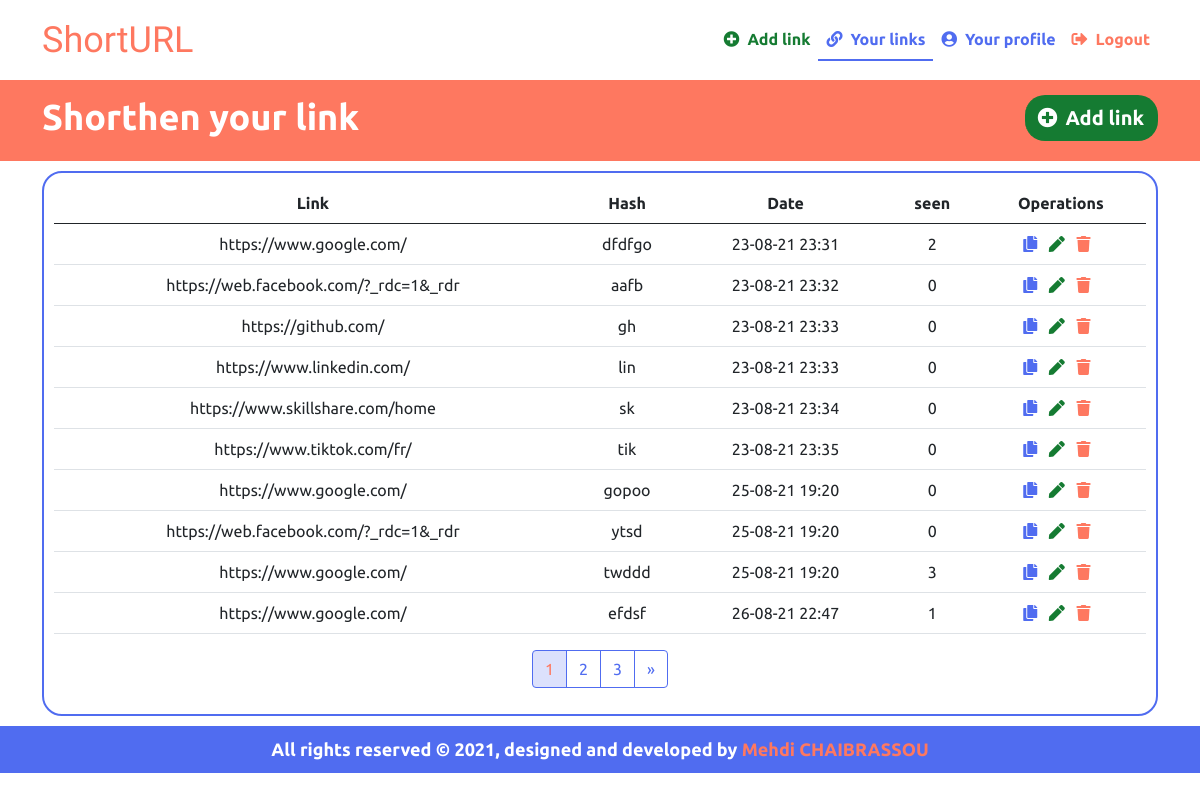
Page /links/ (signed in) on the committed database.
### shorthen/models.py (models this page shows)
class UrlWithAccount(models.Model):
    url = models.URLField(max_length=255)
    shorthen_link_id = models.CharField(max_length=255,unique=True)
    date = models.DateTimeField(auto_now_add=True)
    seen = models.IntegerField(default=0)
    user = models.ForeignKey(User,on_delete=models.CASCADE)

### shorthen/views.py (the view)
# urls.py: path('links/',views.YourLinks,name="your_links"),
@login_required
def YourLinks(request):
    current_user = request.user
    links = UrlWithAccount.objects.filter(user=current_user)
    paginator = Paginator(links, 10)
    page_number = request.GET.get('page')
    page_obj = paginator.get_page(page_number)
    context={'links':page_obj,'yourLinksActive':'color-text-second_active'}
    return render(request,'pages/your_links.html',context)

### templates/pages/your_links.html (shortened to what this page needs)
{% extends '../models/base.html' %}
{% block content %}
<div class="bg-main">
  <div class="container">
    <div class="createLinkover">
      <div class="row">
        <div class="col-sm-6">
          <h1>Shorthen your link</h1>
        </div>
        <div class="col-sm-6 text-end">
          <a class="btn btn_add" href="{% url 'index' %}"><i class="fas fa-plus-circle me-2"></i>Add link</a>
        </div>
      </div>
    </div>
  </div>
</div>
<div class="">
  <div class="container">
    <div class="yourlink_table table-responsive">
      <table class="table table-hover text-center">
        <thead>
          <tr>
            <th>Link</th>
            <th>Hash</th>
            <th>Date</th>
            <th>seen</th>
            <th>Operations</th>
          </tr>
        </thead>
        <tbody>
          {% for link in links %}
          <tr>
            <td>{{ link.url }}</td>
            <td>{{ link.shorthen_link_id }}</td>
            <td>{{ link.date|date:"d-m-y H:i" }}</td>
            <td>{{ link.seen }}</td>
            <td>
              <a id="{{link.shorthen_link_id}}" onclick="return copyLink('{{link.shorthen_link_id}}')"
                class="btn_copy"><i class="fas fa-copy me-2"></i></a>
              <a href="{% url 'update_link' id=link.id %}" class="btn_update"><i class="fas fa-pen me-2"></i></a>
              <a href="#box{{link.shorthen_link_id}}" class="btn_delete" data-bs-toggle="modal" role="button"><i
                  class="fas fa-trash me-2"></i></a>
    </div>
    </td>
    </tr>
    {% empty %}
    <div class="alert alert-success border" role="alert">
      You don't have a links
    </div>
    {% endfor %}
    <nav class="w-100">
      <ul class="pagination d-flex justify-content-center">
        {% for i in links.paginator.page_range %}
          {% if links.number == i %}
          <li class="page-item"><a class="page-link selected" href="?page={{ i }}">{{ i }}</a></li>
          {% elif i > links.number|add:'-5' and i < links.number|add:'5' %}
          <li class="page-item"><a class="page-link" href="?page={{ i }}">{{i}}</a></li>
          {% endif %}
        {% endfor %}
        {% if links.has_next %}
        <li class="page-item">
          <a class="page-link" href="?page={{ links.next_page_number }}" aria-label="Next">
            <span aria-hidden="true">&raquo;</span>
          </a>
        </li>
        {% endif %}
      </ul>
    </nav>
{% load static %}
{% endblock %}

### templates/models/base.html (shortened to what this page needs)
{% load static %}
<!doctype html>
<html lang="en">
<head>
    <link rel="stylesheet" href="https://cdnjs.cloudflare.com/ajax/libs/font-awesome/5.15.4/css/all.min.css"
 />
    <link href="https://cdn.jsdelivr.net/npm/bootstrap@5.1.0/dist/css/bootstrap.min.css" rel="stylesheet"
>
    <link href="{% static 'style.css' %}" rel="stylesheet" />
</head>
<body>
    {% include '../components/navbar.html' %}
    {% block content %}
    {% endblock %}
    {% include '../components/footer.html' %}
</body>
</html>

### templates/components/navbar.html (shortened to what this page needs)
<nav class="navbar navbar-expand-lg navbar-light bg-whith">
    <div class="container">
        <a class="navbar-brand" href="{% url 'index' %}">ShortURL</a>
        <div class="collapse navbar-collapse flex-grow-1 text-right" id="navbarSupportedContent">
            <ul class="navbar-nav ms-auto flex-nowrap">
                {% if user.is_authenticated %}
                <li class="nav-item">
                    <a class="nav-link color-text-green {{ addLinkActive }}" href="{% url 'index' %}"><i
                            class="fas fa-plus-circle me-2"></i>Add link</a>
                </li>
                <li class="nav-item">
                    <a class="nav-link  {{ yourLinksActive }}" href="{% url 'your_links' %}"><i class="fas fa-link me-2"></i>Your
                        links</a>
                </li>
                <li class="nav-item">
                    <a class="nav-link {{ yourProfileActive }}" href="{% url 'your_profile' %}"><i class="fas fa-user-circle me-2"></i>Your profile</a>
                </li>
                <li class="nav-item">
                    <a class="nav-link color-text-main" href="{% url 'logout' %}"><i class="fas fa-sign-out-alt me-2"></i>Logout</a>
                </li>
                {% endif %}
            </ul>
        </div>
    </div>
</nav>

### templates/components/footer.html
<footer>
    <div class="container">
        <p class="footer_text text-center">All rights reserved © 2021, designed and developed by <a
                href="https://mmehdi292.pythonanywhere.com/"> Mehdi CHAIBRASSOU</a></p>
    </div>
</footer>

### templates/static/style.css (style rules this page uses)
:root { --primary: #FE7860; --second: #506CF0; --white: #FFFFFF; --black: #000000; --gris: #A6C0CD; --green: #157B32; --primary_rbg_code: 254, 120, 96; --green_rbg_code: 21, 123, 50; --second_rbg_code: 80,108,240; }
body { font-family: 'Ubuntu', sans-serif; }
.navbar-light .navbar-brand { font-family: 'Damion', cursive; font-size: 36px; color: var(--primary); }
.bg-whith { background-color: var(--white); }
.bg-main { background-color: var(--primary); }
.navbar-light .navbar-nav .nav-link { color: var(--second); font-weight: bold; }
.color-text-main { color: var(--primary) !important; }
.color-text-green { color: var(--green) !important; font-weight: bold; }
.color-text-second_active { border-bottom: 2px solid var(--second); }
footer { width: 100%; height: auto; background-color: var(--second); }
.footer_text { color: var(--white); font-size: 18px; font-weight: bold; padding: 10px; }
.footer_text a { color: var(--primary); font-size: 18px; font-weight: bold; text-decoration: none; }
h1 { color: var(--white); font-weight: bold; font-size: 36px; }
.createLinkover { padding: 15px 0px; }
* { box-sizing: border-box; }
.btn_add { font-weight: bold; font-size: 20px; background-color: var(--green); color: var(--white); border-radius: 20px; border: 2px solid var(--green); width: auto; height: auto; border-left: none; }
.btn_copy { color: var(--second); }
.btn_update { color: var(--green); }
.btn_delete { color: var(--primary); }
.yourlink_table { border: 2px solid var(--second); border-radius: 20px; margin: 10px 0px; padding: 10px; }
.page-link { color: var(--second); border-color: var(--second); }
.selected { background-color: rgba(var(--second_rbg_code), 0.2); color: var(--primary); border-color: var(--second); }

### rows in the picture
UrlWithAccount: url "https://www.google.com/", shorthen_link_id "dfdfgo", date "23-08-21 23:31", seen "2"
UrlWithAccount: url "https://web.facebook.com/?_rdc=1&_rdr", shorthen_link_id "aafb", date "23-08-21 23:32", seen "0"
UrlWithAccount: url "https://github.com/", shorthen_link_id "gh", date "23-08-21 23:33", seen "0"
UrlWithAccount: url "https://www.linkedin.com/", shorthen_link_id "lin", date "23-08-21 23:33", seen "0"
UrlWithAccount: url "https://www.skillshare.com/home", shorthen_link_id "sk", date "23-08-21 23:34", seen "0"
UrlWithAccount: url "https://www.tiktok.com/fr/", shorthen_link_id "tik", date "23-08-21 23:35", seen "0"
UrlWithAccount: url "https://www.google.com/", shorthen_link_id "gopoo", date "25-08-21 19:20", seen "0"
UrlWithAccount: url "https://web.facebook.com/?_rdc=1&_rdr", shorthen_link_id "ytsd", date "25-08-21 19:20", seen "0"
UrlWithAccount: url "https://www.google.com/", shorthen_link_id "twddd", date "25-08-21 19:20", seen "3"
UrlWithAccount: url "https://www.google.com/", shorthen_link_id "efdsf", date "26-08-21 22:47", seen "1"

### other values in the picture
{{ i }} "1"
{{ i }} "2" "3"
